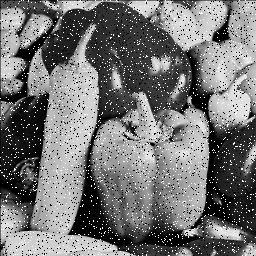
//> input picture imageprocessing/veg.jpg, 256 x 256 px
$ ./sombefilte   (built with g++ and OpenCV 4)
//> lines starting //> are read from the running program, lines starting //| are printed output that depends on the picture
#include"opencv2/opencv.hpp"
#include<opencv2/core/core.hpp>
#include"opencv2/imgproc/imgproc.hpp"
#include<opencv2/highgui/highgui.hpp>
using namespace std;

using namespace cv;


int main()
{

	Mat	img1 = imread("veg.jpg", 0);
//> img1 is the input picture: 256 rows x 256 cols, CV_8UC1; min 0, max 255, mean 117.1
	int i, j, k, l, th = 0, gx = 0, gy = 0, c = 0;
	double g = 0.0;
	Mat img2(img1.rows, img1.cols, CV_8UC1, Scalar(0));
	int kernel = 3;
	int arr1[9] = { -1, 0, 1, -2, 0, 2, -1, 0, 1 };
	int arr2[9] = { -1, -2, -1, 0, 0, 0, 1, 2, 1 };

	namedWindow("Original", WINDOW_AUTOSIZE);
	namedWindow("Filter", WINDOW_AUTOSIZE);
	imshow("Original", img1);
	createTrackbar("Edges", "Filter", &th, 250);
	while (1)
	{

		for (i = 1; i < img1.rows - 1; i++)
		{
			for (j = 1; j < img1.cols - 1; j++)
			{
				gx = 0; c = 0, gy = 0;
				for (k = 2 - kernel; k < kernel - 1; k++)
				{
					for (l = 2 - kernel; l < kernel - 1; l++)
					{
						gx += (img1.at<uchar>(i + k, j + l)*arr1[c]);
						gy += (img1.at<uchar>(i + k, j + l)*arr2[c]);

						c++;

					}
					gx = abs(gx);
					gy = abs(gy);
					g = sqrt(gx*gx + gy*gy);

					if (g < th)
						img2.at<uchar>(i, j) = 0;
					else
						img2.at<uchar>(i, j) = 255;

				}
			}
		}
//> this loop made 254 passes
//> (gx, gy, g) on passes 1 to 3: (21, 803, 803.3), (35, 1595, 1595.4), (10, 1214, 1214)
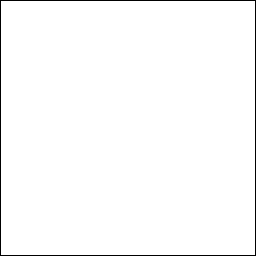
//> img2: 256 rows x 256 cols, CV_8UC1; 98.4% white; black in thin lines or dots
//> after the loop, gx = 214; c = 9; gy = 1474; g = 1489.5
		imshow("Filter", img2);

		char p = waitKey(50);
//> the 'e' key is pressed
		if (p == 'e')
			break;
	}
	return 0;
}

$ run again, with imageprocessing/abcd.jpg copied over imageprocessing/veg.jpg
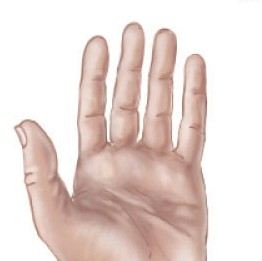
//> input picture imageprocessing/abcd.jpg, 262 x 261 px
//> `Mat	img1 = imread("veg.jpg", 0);`:
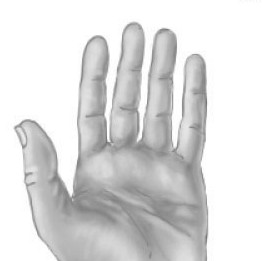
//> img1: 261 rows x 262 cols, CV_8UC1; min 105, max 255, mean 220.2
//> the loop `for (i = 1; i < img1.rows - 1; i++)` made 259 passes
//> (gx, gy, g) on passes 1 to 3: (9, 2009, 2009), (4, 2022, 2022), (1, 2029, 2029)
//> after the loop `for (i = 1; i < img1.rows - 1; i++)`: gx = 0; c = 9; gy = 2040
